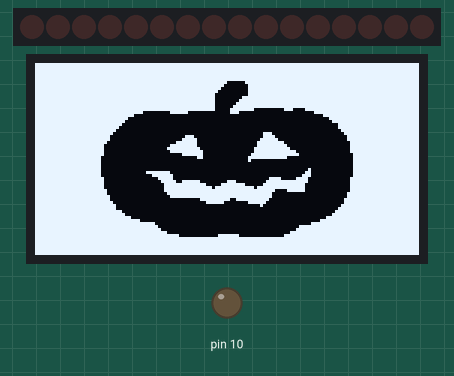
A sketch run on a simulated Arduino Uno, built with avr-gcc and run on an emulated ATmega328P. Parts: 16 shift-register outputs drawn as a row of LEDs (first output left, lit = HIGH), 128×64 one-colour display, output pins drawn as LEDs (lit = HIGH). Wiring (inferred from the names in the program): 2 × shift register (74HC595): data pin 4; shift clock pin 6; latch pin 5. Wiring (inferred from the signals the program sends): row of LEDs: on Q0, Q1, Q2, Q3, Q4, Q5, Q6, Q7, Q8, Q9, Q10, Q11, Q12, Q13, Q14, Q15. Pins used as bus, display or sensor lines are not drawn.

Above: at 0.1 s.
At 1.32 s:
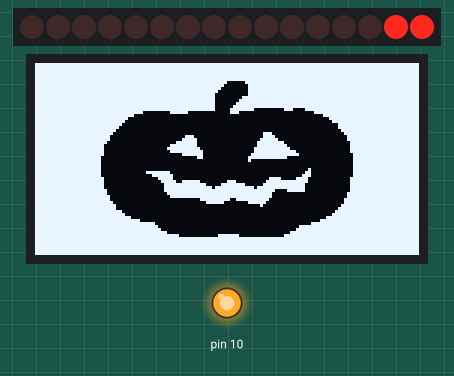
At 1.92 s:
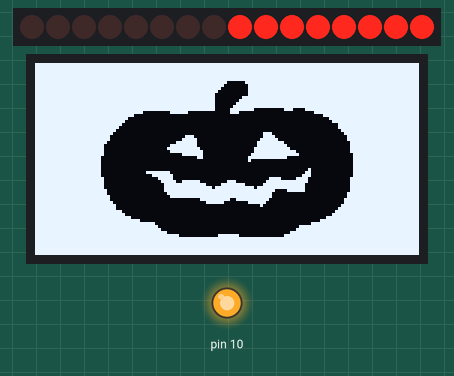
At 2.53 s:
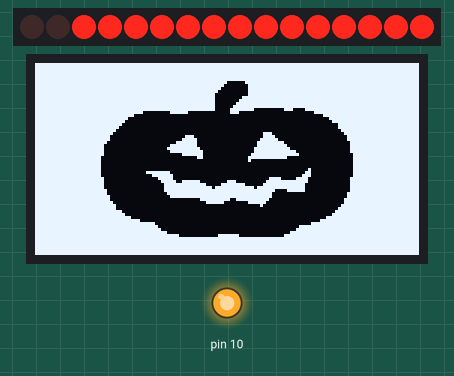
At 3.73 s:
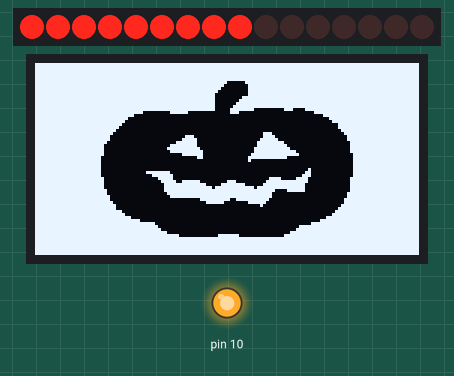
At 4.93 s:
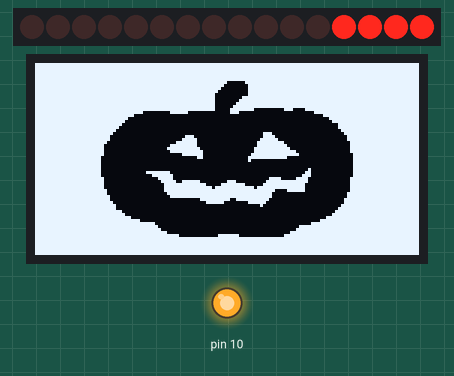
Timing chart, 0 to 40.0 s (numbered marks = the images above):
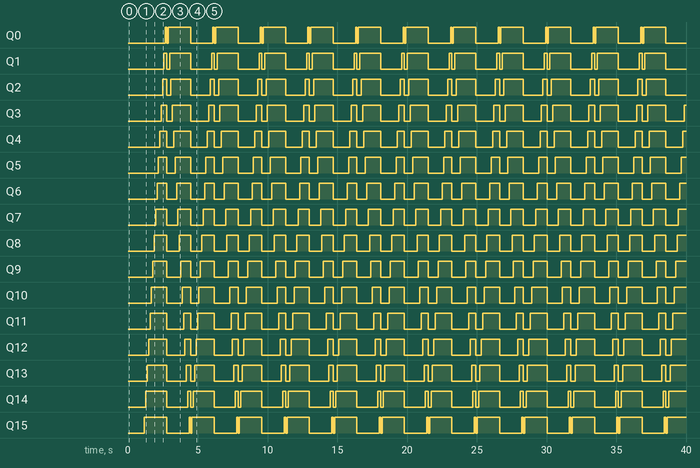

The sketch:

misc-oled+8led.ino
```cpp
#include <SPI.h>
#include <Wire.h>
#include <Adafruit_GFX.h>
#include <Adafruit_SSD1306.h>

#define SCREEN_WIDTH 128 // OLED display width, in pixels
#define SCREEN_HEIGHT 64 // OLED display height, in pixels

#define OLED_RESET 4
Adafruit_SSD1306 display(SCREEN_WIDTH, SCREEN_HEIGHT, &Wire, OLED_RESET);

#define LOGO_HEIGHT   64
#define LOGO_WIDTH    128

int latchPin = 5;
int clockPin = 6;
int dataPin = 4;

int leds = 0;
bool directionsState = 0;

// 'pumpkin', 128x64px
const unsigned char myBitmap [] PROGMEM = {
	0xff, 0xff, 0xff, 0xff, 0xff, 0xff, 0xff, 0xff, 0xff, 0xff, 0xff, 0xff, 0xff, 0xff, 0xff, 0xff,
	0xff, 0xff, 0xff, 0xff, 0xff, 0xff, 0xff, 0xff, 0xff, 0xff, 0xff, 0xff, 0xff, 0xff, 0xff, 0xff,
	0xff, 0xff, 0xff, 0xff, 0xff, 0xff, 0xff, 0xff, 0xff, 0xff, 0xff, 0xff, 0xff, 0xff, 0xff, 0xff,
	0xff, 0xff, 0xff, 0xff, 0xff, 0xff, 0xff, 0xff, 0xff, 0xff, 0xff, 0xff, 0xff, 0xff, 0xff, 0xff,
	0xff, 0xff, 0xff, 0xff, 0xff, 0xff, 0xff, 0xff, 0xff, 0xff, 0xff, 0xff, 0xff, 0xff, 0xff, 0xff,
	0xff, 0xff, 0xff, 0xff, 0xff, 0xff, 0xff, 0xff, 0xff, 0xff, 0xff, 0xff, 0xff, 0xff, 0xff, 0xff,
	0xff, 0xff, 0xff, 0xff, 0xff, 0xff, 0xff, 0xff, 0x03, 0xff, 0xff, 0xff, 0xff, 0xff, 0xff, 0xff,
	0xff, 0xff, 0xff, 0xff, 0xff, 0xff, 0xff, 0xfe, 0x01, 0xff, 0xff, 0xff, 0xff, 0xff, 0xff, 0xff,
	0xff, 0xff, 0xff, 0xff, 0xff, 0xff, 0xff, 0xfc, 0x01, 0xff, 0xff, 0xff, 0xff, 0xff, 0xff, 0xff,
	0xff, 0xff, 0xff, 0xff, 0xff, 0xff, 0xff, 0xf8, 0x01, 0xff, 0xff, 0xff, 0xff, 0xff, 0xff, 0xff,
	0xff, 0xff, 0xff, 0xff, 0xff, 0xff, 0xff, 0xf0, 0x01, 0xff, 0xff, 0xff, 0xff, 0xff, 0xff, 0xff,
	0xff, 0xff, 0xff, 0xff, 0xff, 0xff, 0xff, 0xf0, 0x07, 0xff, 0xff, 0xff, 0xff, 0xff, 0xff, 0xff,
	0xff, 0xff, 0xff, 0xff, 0xff, 0xff, 0xff, 0xf0, 0x0f, 0xff, 0xff, 0xff, 0xff, 0xff, 0xff, 0xff,
	0xff, 0xff, 0xff, 0xff, 0xff, 0xff, 0xff, 0xf0, 0x1f, 0xff, 0xff, 0xff, 0xff, 0xff, 0xff, 0xff,
	0xff, 0xff, 0xff, 0xff, 0xff, 0xff, 0xff, 0xf0, 0x3f, 0xff, 0xff, 0xff, 0xff, 0xff, 0xff, 0xff,
	0xff, 0xff, 0xff, 0xff, 0xff, 0xff, 0xff, 0xf0, 0x7f, 0x80, 0x1c, 0x3f, 0xff, 0xff, 0xff, 0xff,
	0xff, 0xff, 0xff, 0xff, 0xf0, 0x07, 0xe0, 0x00, 0x70, 0x00, 0x00, 0x07, 0xff, 0xff, 0xff, 0xff,
	0xff, 0xff, 0xff, 0xff, 0x80, 0x00, 0x00, 0x00, 0x00, 0x00, 0x00, 0x00, 0xff, 0xff, 0xff, 0xff,
	0xff, 0xff, 0xff, 0xfe, 0x00, 0x00, 0x00, 0x00, 0x00, 0x00, 0x00, 0x00, 0x3f, 0xff, 0xff, 0xff,
	0xff, 0xff, 0xff, 0xfc, 0x00, 0x00, 0x00, 0x00, 0x00, 0x00, 0x00, 0x00, 0x1f, 0xff, 0xff, 0xff,
	0xff, 0xff, 0xff, 0xf8, 0x00, 0x00, 0x00, 0x00, 0x00, 0x00, 0x00, 0x00, 0x07, 0xff, 0xff, 0xff,
	0xff, 0xff, 0xff, 0xf0, 0x00, 0x00, 0x00, 0x00, 0x00, 0x00, 0x00, 0x00, 0x07, 0xff, 0xff, 0xff,
	0xff, 0xff, 0xff, 0xe0, 0x00, 0x00, 0x00, 0x00, 0x00, 0x00, 0x00, 0x00, 0x03, 0xff, 0xff, 0xff,
	0xff, 0xff, 0xff, 0xc0, 0x00, 0x00, 0x00, 0x00, 0x00, 0x0e, 0x00, 0x00, 0x01, 0xff, 0xff, 0xff,
	0xff, 0xff, 0xff, 0x80, 0x00, 0x00, 0x38, 0x00, 0x00, 0x0f, 0x00, 0x00, 0x00, 0xff, 0xff, 0xff,
	0xff, 0xff, 0xff, 0x80, 0x00, 0x00, 0x7c, 0x00, 0x00, 0x1f, 0x80, 0x00, 0x00, 0xff, 0xff, 0xff,
	0xff, 0xff, 0xff, 0x00, 0x00, 0x01, 0xfc, 0x00, 0x00, 0x3f, 0xe0, 0x00, 0x00, 0x7f, 0xff, 0xff,
	0xff, 0xff, 0xfe, 0x00, 0x00, 0x07, 0xfc, 0x00, 0x00, 0x3f, 0xf0, 0x00, 0x00, 0x7f, 0xff, 0xff,
	0xff, 0xff, 0xfe, 0x00, 0x00, 0x0f, 0xfe, 0x00, 0x00, 0x7f, 0xf8, 0x00, 0x00, 0x7f, 0xff, 0xff,
	0xff, 0xff, 0xfe, 0x00, 0x00, 0x07, 0xff, 0x00, 0x00, 0x7f, 0xfe, 0x00, 0x00, 0x7f, 0xff, 0xff,
	0xff, 0xff, 0xfe, 0x00, 0x00, 0x00, 0x7f, 0x00, 0x00, 0xff, 0xff, 0x00, 0x00, 0x3f, 0xff, 0xff,
	0xff, 0xff, 0xfc, 0x00, 0x00, 0x00, 0x03, 0x00, 0x01, 0xff, 0xf0, 0x00, 0x00, 0x3f, 0xff, 0xff,
	0xff, 0xff, 0xfc, 0x00, 0x00, 0x00, 0x00, 0x00, 0x01, 0x00, 0x00, 0x00, 0x00, 0x3f, 0xff, 0xff,
	0xff, 0xff, 0xfc, 0x00, 0x00, 0x00, 0x00, 0x00, 0x00, 0x00, 0x00, 0x00, 0x00, 0x3f, 0xff, 0xff,
	0xff, 0xff, 0xfc, 0x00, 0x00, 0x00, 0x00, 0x00, 0x00, 0x00, 0x00, 0x00, 0x00, 0x3f, 0xff, 0xff,
	0xff, 0xff, 0xfc, 0x00, 0x00, 0x00, 0x00, 0x00, 0x00, 0x00, 0x00, 0x10, 0x00, 0x3f, 0xff, 0xff,
	0xff, 0xff, 0xfc, 0x00, 0x07, 0xf8, 0x00, 0x00, 0x00, 0x00, 0x00, 0x30, 0x00, 0x3f, 0xff, 0xff,
	0xff, 0xff, 0xfc, 0x00, 0x01, 0xfc, 0x00, 0x00, 0x00, 0x00, 0x00, 0x70, 0x00, 0x3f, 0xff, 0xff,
	0xff, 0xff, 0xfe, 0x00, 0x00, 0x7c, 0x00, 0x00, 0x00, 0x03, 0xc1, 0xe0, 0x00, 0x7f, 0xff, 0xff,
	0xff, 0xff, 0xfe, 0x00, 0x00, 0x3e, 0x7e, 0x00, 0xe0, 0x07, 0xff, 0xe0, 0x00, 0x7f, 0xff, 0xff,
	0xff, 0xff, 0xfe, 0x00, 0x00, 0x1f, 0xff, 0x83, 0xfc, 0x0f, 0xff, 0xc0, 0x00, 0x7f, 0xff, 0xff,
	0xff, 0xff, 0xfe, 0x00, 0x00, 0x1f, 0xff, 0xef, 0xff, 0xbf, 0xff, 0xc0, 0x00, 0x7f, 0xff, 0xff,
	0xff, 0xff, 0xff, 0x00, 0x00, 0x1f, 0xff, 0xff, 0xff, 0xff, 0x0f, 0xc0, 0x00, 0x7f, 0xff, 0xff,
	0xff, 0xff, 0xff, 0x00, 0x00, 0x0f, 0xff, 0xff, 0xff, 0xfe, 0x00, 0x00, 0x00, 0xff, 0xff, 0xff,
	0xff, 0xff, 0xff, 0x80, 0x00, 0x07, 0xff, 0xff, 0xff, 0xfe, 0x00, 0x00, 0x00, 0xff, 0xff, 0xff,
	0xff, 0xff, 0xff, 0x80, 0x00, 0x00, 0x01, 0xff, 0x9f, 0xfc, 0x00, 0x00, 0x01, 0xff, 0xff, 0xff,
	0xff, 0xff, 0xff, 0xc0, 0x00, 0x00, 0x00, 0x7e, 0x01, 0xf8, 0x00, 0x00, 0x01, 0xff, 0xff, 0xff,
	0xff, 0xff, 0xff, 0xe0, 0x00, 0x00, 0x00, 0x00, 0x00, 0x10, 0x00, 0x00, 0x03, 0xff, 0xff, 0xff,
	0xff, 0xff, 0xff, 0xe0, 0x00, 0x00, 0x00, 0x00, 0x00, 0x00, 0x00, 0x00, 0x07, 0xff, 0xff, 0xff,
	0xff, 0xff, 0xff, 0xf8, 0x00, 0x00, 0x00, 0x00, 0x00, 0x00, 0x00, 0x00, 0x0f, 0xff, 0xff, 0xff,
	0xff, 0xff, 0xff, 0xfc, 0x00, 0x00, 0x00, 0x00, 0x00, 0x00, 0x00, 0x00, 0x1f, 0xff, 0xff, 0xff,
	0xff, 0xff, 0xff, 0xff, 0x00, 0x00, 0x00, 0x00, 0x00, 0x00, 0x00, 0x00, 0x7f, 0xff, 0xff, 0xff,
	0xff, 0xff, 0xff, 0xff, 0xe0, 0x00, 0x00, 0x00, 0x00, 0x00, 0x00, 0x01, 0xff, 0xff, 0xff, 0xff,
	0xff, 0xff, 0xff, 0xff, 0xff, 0x00, 0x00, 0x00, 0x00, 0x00, 0x00, 0x0f, 0xff, 0xff, 0xff, 0xff,
	0xff, 0xff, 0xff, 0xff, 0xff, 0x80, 0x00, 0x00, 0x00, 0x00, 0x00, 0xff, 0xff, 0xff, 0xff, 0xff,
	0xff, 0xff, 0xff, 0xff, 0xff, 0xc0, 0x00, 0x00, 0x00, 0x00, 0x01, 0xff, 0xff, 0xff, 0xff, 0xff,
	0xff, 0xff, 0xff, 0xff, 0xff, 0xf0, 0x00, 0x00, 0x00, 0x00, 0x07, 0xff, 0xff, 0xff, 0xff, 0xff,
	0xff, 0xff, 0xff, 0xff, 0xff, 0xff, 0x00, 0x07, 0xf0, 0x00, 0x1f, 0xff, 0xff, 0xff, 0xff, 0xff,
	0xff, 0xff, 0xff, 0xff, 0xff, 0xff, 0xff, 0xff, 0xff, 0xff, 0xff, 0xff, 0xff, 0xff, 0xff, 0xff,
	0xff, 0xff, 0xff, 0xff, 0xff, 0xff, 0xff, 0xff, 0xff, 0xff, 0xff, 0xff, 0xff, 0xff, 0xff, 0xff,
	0xff, 0xff, 0xff, 0xff, 0xff, 0xff, 0xff, 0xff, 0xff, 0xff, 0xff, 0xff, 0xff, 0xff, 0xff, 0xff,
	0xff, 0xff, 0xff, 0xff, 0xff, 0xff, 0xff, 0xff, 0xff, 0xff, 0xff, 0xff, 0xff, 0xff, 0xff, 0xff,
	0xff, 0xff, 0xff, 0xff, 0xff, 0xff, 0xff, 0xff, 0xff, 0xff, 0xff, 0xff, 0xff, 0xff, 0xff, 0xff,
	0xff, 0xff, 0xff, 0xff, 0xff, 0xff, 0xff, 0xff, 0xff, 0xff, 0xff, 0xff, 0xff, 0xff, 0xff, 0xff
};

void setup() {
  pinMode(latchPin, OUTPUT);
  pinMode(dataPin, OUTPUT);
  pinMode(clockPin, OUTPUT);

  Serial.begin(9600);

  // SSD1306_SWITCHCAPVCC = generate display voltage from 3.3V internally
  if(!display.begin(SSD1306_SWITCHCAPVCC, 0x3C)) { // Address 0x3D for 128x64
    Serial.println(F("SSD1306 allocation failed"));
    for(;;); // Don't proceed, loop forever
  }

  testdrawbitmap();    // Draw the required image

  SPI.begin();  // Set up SPI library
}

void updateShiftRegister(int leds, bool isMSBFIRST = true) {
   byte lowLED  = lowByte(leds);
   byte highLED = highByte(leds);

   digitalWrite(latchPin, LOW);
   if (isMSBFIRST == false) {
        // LEDs move from right to left
        shiftOut(dataPin, clockPin, LSBFIRST, lowLED);   // shiftout only works with a byte value
        shiftOut(dataPin, clockPin, LSBFIRST, highLED);
    } else {
        // LEDs move from left to right
        shiftOut(dataPin, clockPin, MSBFIRST, highLED);
        shiftOut(dataPin, clockPin, MSBFIRST, lowLED);
    }
    digitalWrite(latchPin, HIGH);
}

void loop() {
  leds = 0;
  updateShiftRegister(leds);
  delay(100);
  for (int i = 0; i < 16; i++) {
    bitSet(leds, i);
    updateShiftRegister(leds, directionsState);
    delay(100);
  }
  directionsState = !directionsState;
}

void testdrawbitmap() {
  display.clearDisplay();

  display.drawBitmap(
    (display.width()  - LOGO_WIDTH ) / 2,
    (display.height() - LOGO_HEIGHT) / 2,
    myBitmap, LOGO_WIDTH, LOGO_HEIGHT, 1);
  display.display();
  delay(1000);
}
```

Measured:
- by itself, Q0: repeats every 3.4 s: LOW 0.10 s, HIGH 1.6 s, LOW 1.6 s, HIGH 0.10 s
- by itself, Q1: repeats every 3.4 s: LOW 0.20 s, HIGH 1.5 s, LOW 1.5 s, HIGH 0.20 s
- by itself, Q2: repeats every 3.4 s: LOW 0.30 s, HIGH 1.4 s, LOW 1.4 s, HIGH 0.30 s
- by itself, Q3: repeats every 3.4 s: LOW 0.40 s, HIGH 1.3 s, LOW 1.3 s, HIGH 0.40 s
- by itself, Q4: repeats every 3.4 s: LOW 0.50 s, HIGH 1.2 s, LOW 1.2 s, HIGH 0.50 s
- by itself, Q5: repeats every 3.4 s: LOW 0.60 s, HIGH 1.1 s, LOW 1.1 s, HIGH 0.60 s
- by itself, Q6: repeats every 3.4 s: LOW 0.70 s, HIGH 1.0 s, LOW 1.0 s, HIGH 0.70 s
- by itself, Q7, Q8: alternates HIGH for 0.85 s and LOW for 0.85 s
